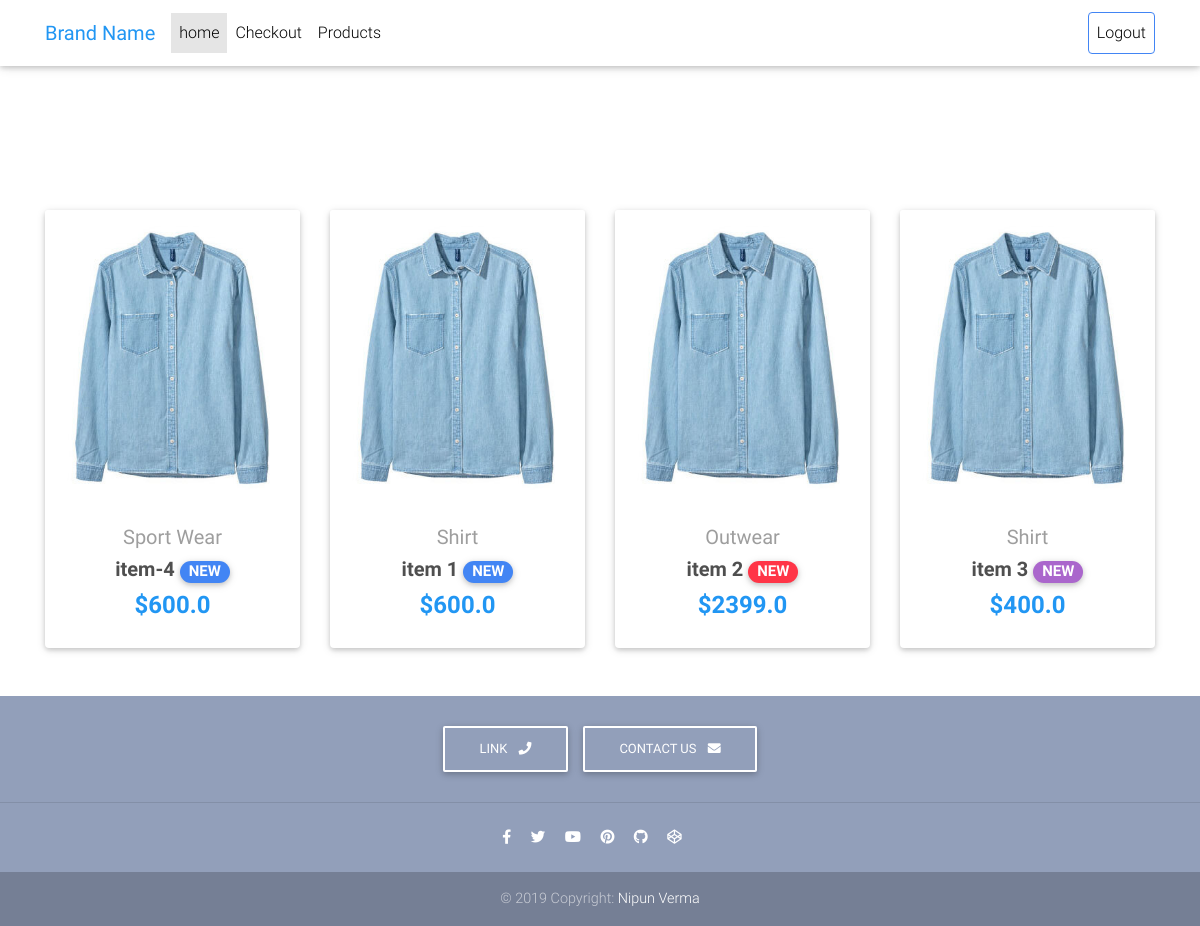
The page / on the database its author committed.
### core/models.py (models this page shows, shortened)
class Item(models.Model):
    title = models.CharField(max_length=256)
    price = models.FloatField()
    discounted_price = models.FloatField(blank=True, null=True)
    description=models.TextField(blank=True, null=True)
    category = models.CharField(choices=CATEGORY_CHOICES, max_length=2)
    label = models.CharField(choices=LABEL_CHOICES, max_length=1)
    slug = models.SlugField()
    def get_absolute_url(self):
        return reverse("core:product", kwargs={'slug':self.slug})

### core/views.py (the view)
# urls.py: path('', HomeView.as_view(), name='home'),
class HomeView(ListView):
    model = Item
    paginate_by = 5
    template_name = 'home-page.html'

### templates/home-page.html (shortened to what this page needs)
{% extends "base.html" %}
{% load static %}
{% block content %}
{% include "navbar.html" %}
  <main>
    <div class="container" style="margin-top: 100px;">
      <section class="text-center mb-4">
        <div class="row wow fadeIn">
              {% for item in object_list %}
            <div class="col-lg-3 col-md-6 mb-4">
                  <div class="card">
                      <div class="view overlay">
                        <img src="{% static 'img/items/blue-shirt.jpg' %}" class="card-img-top" alt="">
                      </div>
                    <div class="card-body text-center">
                      <a href="" class="grey-text">
                        <h5>{{ item.get_category_display }}</h5>
                      </a>
                      <h5>
                        <strong>
                          <a href="{{ item.get_absolute_url }}" class="dark-grey-text">{{ item.title }}
                            <span class="badge badge-pill {{ item.get_label_display }}-color">NEW</span>
                          </a>
                        </strong>
                      </h5>
                      <h4 class="font-weight-bold blue-text">
                        <strong>
                          {% if item.discounted_price %}
                            ${{ item.discounted_price }}
                          {% else %}
                            ${{ item.price }}
                          {% endif %}
                        </strong>
                      </h4>
                    </div>
                  </div>
            </div>
               {% endfor %}
        </div>
      </section>
    </div>
  </main>
  {% include 'footer.html' %}
{% endblock %}

### rows shown on the page
Item: category "Sport Wear", title "item-4", discounted_price "600.0"
Item: category "Shirt", title "item 1", discounted_price "600.0"
Item: category "Outwear", title "item 2", discounted_price "2399.0"
Item: category "Shirt", title "item 3", price "400.0"
